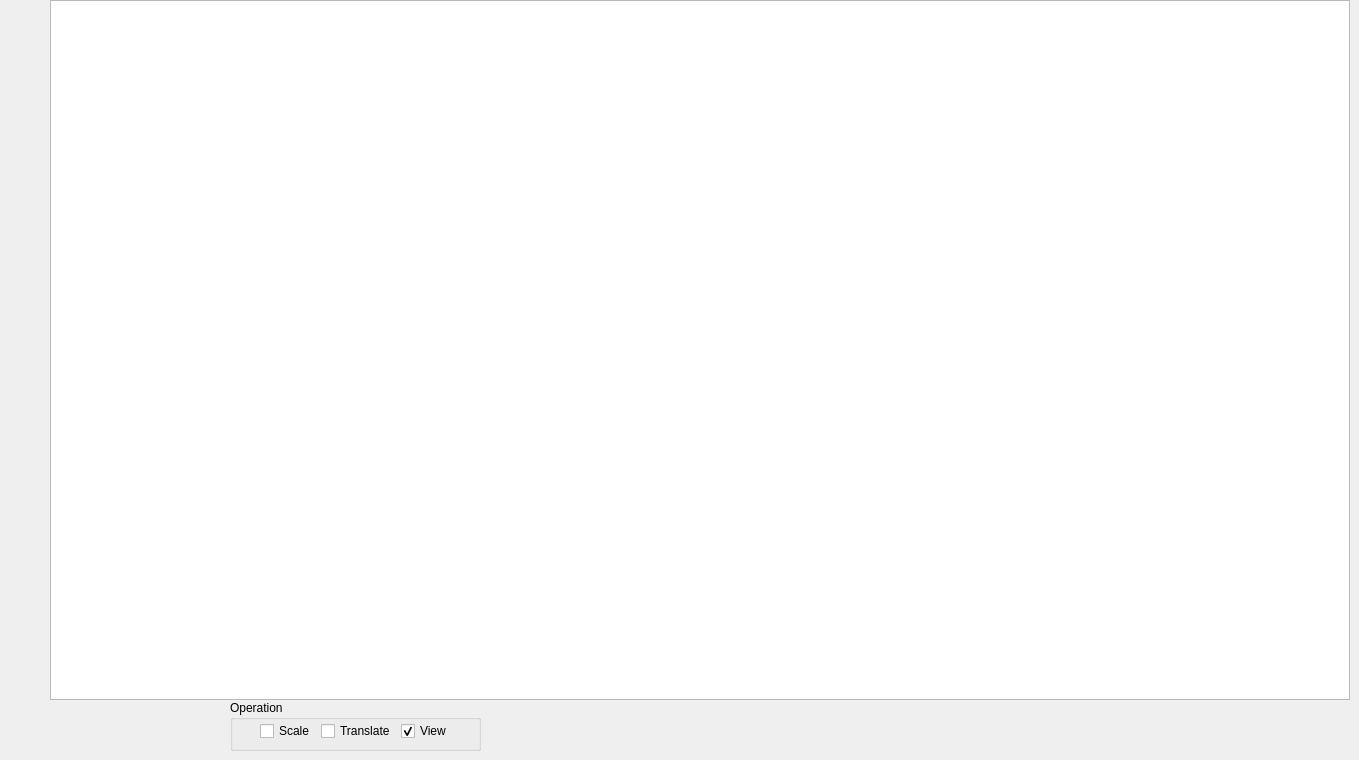
    <widget class="QWidget" name="GlobalPlanning">
     <attribute name="title">
      <string>GlobalPlanning</string>
     </attribute>
     <widget class="QGraphicsView" name="graphicsView_global">
      <property name="geometry">
       <rect>
        <x>50</x>
        <y>0</y>
        <width>1300</width>
        <height>700</height>
       </rect>
      </property>
      <property name="minimumSize">
       <size>
        <width>1300</width>
        <height>700</height>
       </size>
      </property>
      <property name="maximumSize">
       <size>
        <width>1300</width>
        <height>700</height>
       </size>
      </property>
      <property name="cursor" stdset="0">
       <cursorShape>PointingHandCursor</cursorShape>
      </property>
      <property name="focusPolicy">
       <enum>Qt::WheelFocus</enum>
      </property>
      <property name="verticalScrollBarPolicy">
       <enum>Qt::ScrollBarAsNeeded</enum>
      </property>
      <property name="sizeAdjustPolicy">
       <enum>QAbstractScrollArea::AdjustToContents</enum>
      </property>
      <property name="interactive">
       <bool>false</bool>
      </property>
     </widget>
     <widget class="QGroupBox" name="groupBox_GlobalOperation">
      <property name="geometry">
       <rect>
        <x>230</x>
        <y>700</y>
        <width>251</width>
        <height>51</height>
       </rect>
      </property>
      <property name="cursor">
       <cursorShape>PointingHandCursor</cursorShape>
      </property>
      <property name="title">
       <string>Operation</string>
      </property>
      <widget class="QWidget" name="layoutWidget7">
       <property name="geometry">
        <rect>
         <x>30</x>
         <y>20</y>
         <width>192</width>
         <height>22</height>
        </rect>
       </property>
       <layout class="QHBoxLayout" name="horizontalLayout_5">
        <item>
         <widget class="QCheckBox" name="checkBox_scale">
          <property name="text">
           <string>Scale</string>
          </property>
         </widget>
        </item>
        <item>
         <widget class="QCheckBox" name="checkBox_translate">
          <property name="text">
           <string>Translate</string>
          </property>
         </widget>
        </item>
        <item>
         <widget class="QCheckBox" name="checkBox_view">
          <property name="text">
           <string>View</string>
          </property>
          <property name="checked">
           <bool>true</bool>
          </property>
          <property name="autoExclusive">
           <bool>true</bool>
          </property>
         </widget>
        </item>
       </layout>
      </widget>
     </widget>
    </widget>
